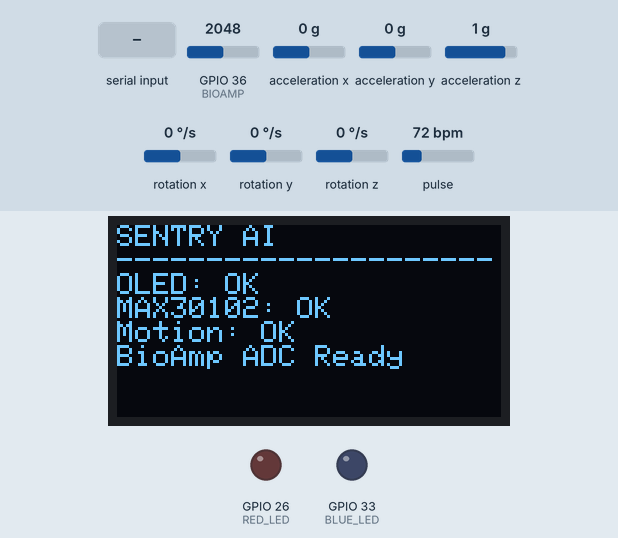
Recording of a sketch running on a simulated ESP32. On the bench: 128×64 one-colour display, output pins drawn as LEDs (lit = HIGH). Wiring (inferred from the names in the program): SSD1306 OLED at I2C address 0x3C; MPU-9250 motion sensor at I2C address 0x68. The test bench sets the inputs (shaded band); at power-on: GPIO 36 (BIOAMP) = 2048, acceleration x 0 g, acceleration y 0 g, acceleration z 1 g, rotation x 0 °/s, rotation y 0 °/s, rotation z 0 °/s, pulse 72 bpm (analog values on the 0–4095 scale). What the sketch prints to the serial monitor is not drawn.

Above: at 1.3 s.
1.4 s: "SENTRY OK\n" received over Serial
At 2.6 s:
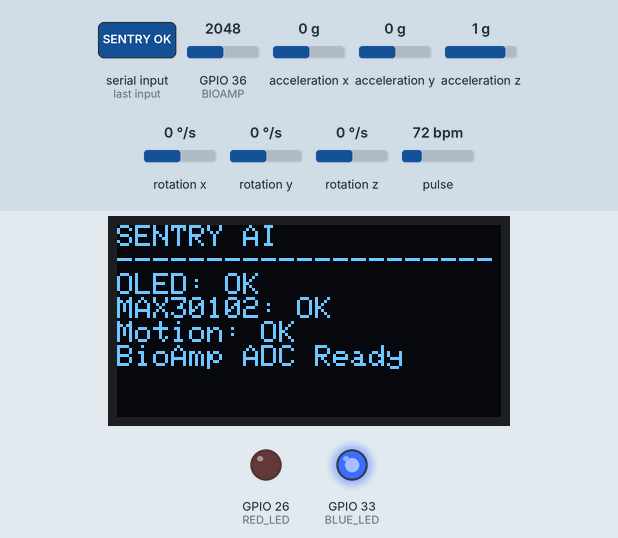
2.9 s: "SENTRY REVIEW\n" received over Serial
At 3.7 s:
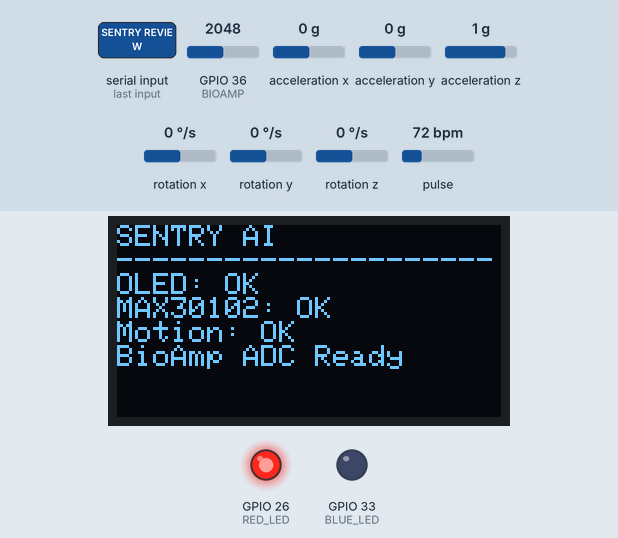
6.5 s: GPIO 36 (BIOAMP) set to 106
8.0 s: GPIO 36 (BIOAMP) set to 93
Timing chart, 0 to 11.0 s (numbered marks = the images above; inputs shaded):
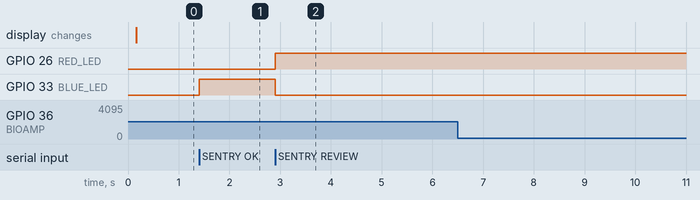

The sketch:

SentryFeedback.ino
```cpp
#include <Wire.h>
#include <Adafruit_GFX.h>
#include <Adafruit_SSD1306.h>
#include "MAX30105.h"
#include "heartRate.h"
#include <math.h>
#include "PulseIntervals.h"

#define MPU_ADDR 0x68
#define BIOAMP 36
#define BUZZER 25
#define RED_LED 26
#define BLUE_LED 33


Adafruit_SSD1306 display(
  128, 64, &Wire, -1, 400000, 400000
);

MAX30105 sensor;

bool oledOK = false;
bool pulseOK = false;
bool motionOK = false;
bool motionReady = false;
bool moving = false;
enum FeedbackState : uint8_t { WAITING, NO_DEVIATION, CHECK_IN };
FeedbackState feedbackState = WAITING;
unsigned long lastFeedback = 0;
constexpr unsigned long FEEDBACK_TIMEOUT = 75000;
char command[24];
uint8_t commandLength = 0;
bool commandOverflow = false;

float bpm = 0;
float acc = 0;
float gyro = 0;

long irValue = 0;
int ecg = 0;

unsigned long lastUpdate = 0;
unsigned long lastMotion = 0;
unsigned long lastECG = 0;

unsigned long sampleCount = 0;
PulseIntervals intervals;
unsigned long fifoDrops = 0;
unsigned long validContactSamples = 0;
uint8_t oledAddress = 0;
uint16_t oledOffset = 1024;
unsigned long lastBeatTime = 0;
unsigned long detectedBeats = 0;
long irMinimum = 0;
long irMaximum = 0;
bool irWindowReady = false;

// I2C device detection
bool deviceFound(byte address) {
  Wire.beginTransmission(address);
  return Wire.endTransmission() == 0;
}

// Write motion sensor register
bool writeReg(byte reg, byte value) {
  Wire.beginTransmission(MPU_ADDR);
  Wire.write(reg);
  Wire.write(value);
  return Wire.endTransmission() == 0;
}

// Read signed 16-bit value
int16_t read16() {
  uint8_t h = Wire.read();
  uint8_t l = Wire.read();
  return (int16_t)((h << 8) | l);
}

// Read motion sensor
bool readMotion() {
  Wire.beginTransmission(MPU_ADDR);
  Wire.write(0x3B);

  if (Wire.endTransmission(false) != 0)
    return false;

  if (Wire.requestFrom((uint8_t)MPU_ADDR,
                       (uint8_t)14) != 14)
    return false;

  float x = read16() / 16384.0 * 9.81;
  float y = read16() / 16384.0 * 9.81;
  float z = read16() / 16384.0 * 9.81;

  read16(); // Skip temperature

  float gx = read16() / 131.0;
  float gy = read16() / 131.0;
  float gz = read16() / 131.0;

  acc = sqrt(x*x + y*y + z*z);
  gyro = sqrt(gx*gx + gy*gy + gz*gz);

  moving = fabs(acc - 9.81) > 1.5 ||
           gyro > 20.0;

  return true;
}

// Only current host assessments drive the indicators in this build.
void setFeedback(FeedbackState state) {
  feedbackState = state;
  digitalWrite(RED_LED, state == CHECK_IN ? HIGH : LOW);
  digitalWrite(BLUE_LED, state == NO_DEVIATION ? HIGH : LOW);
}

void pollFeedback() {
  for (uint8_t count = 0; count < 16 && Serial.available(); ++count) {
    const char byte = Serial.read();
    if (byte == '\n') {
      command[commandLength] = '\0';
      if (!commandOverflow) {
        if (strcmp(command, "SENTRY WAIT") == 0) setFeedback(WAITING);
        if (strcmp(command, "SENTRY OK") == 0) {
          setFeedback(NO_DEVIATION);
          lastFeedback = millis();
        }
        if (strcmp(command, "SENTRY REVIEW") == 0) {
          setFeedback(CHECK_IN);
          lastFeedback = millis();
        }
      }
      commandLength = 0;
      commandOverflow = false;
    } else if (commandLength < sizeof(command) - 1) {
      command[commandLength++] = byte;
    } else {
      commandOverflow = true;
    }
  }
  if (feedbackState != WAITING && millis() - lastFeedback > FEEDBACK_TIMEOUT)
    setFeedback(WAITING);
}

void setup() {
  Serial.begin(115200);
  Wire.begin(21, 22, 400000);

  pinMode(RED_LED, OUTPUT);
  pinMode(BLUE_LED, OUTPUT);

  pinMode(BUZZER, INPUT);

  pinMode(BIOAMP, INPUT);
  analogReadResolution(12);
  analogSetPinAttenuation(BIOAMP, ADC_11db);

  setFeedback(WAITING);

  // Initialize OLED
  if (deviceFound(0x3C)) {
    oledAddress = 0x3C;
    oledOK = display.begin(SSD1306_SWITCHCAPVCC, oledAddress, true, false);
  }
  else if (deviceFound(0x3D)) {
    oledAddress = 0x3D;
    oledOK = display.begin(SSD1306_SWITCHCAPVCC, oledAddress, true, false);
  }

  // Initialize MAX30102
  pulseOK = sensor.begin(Wire, I2C_SPEED_FAST);

  if (pulseOK) {
    sensor.setup(30, 1, 2, 100, 411, 4096);
    sensor.setPulseAmplitudeRed(0x0A);
    sensor.setPulseAmplitudeIR(0x1F);
  }

  // Initialize MPU6500-compatible sensor
  motionReady = writeReg(0x6B, 0x00);
  delay(100);

  motionReady = writeReg(0x6C, 0x00) && motionReady;
  motionReady = writeReg(0x1C, 0x00) && motionReady;
  motionReady = writeReg(0x1B, 0x00) && motionReady;

  if (motionReady)
    motionOK = readMotion();

  Serial.println("SENTRY AI");
  Serial.println("----------------------");

  Serial.print("OLED: ");
  Serial.println(oledOK ? "OK" : "FAILED");

  Serial.print("MAX30102: ");
  Serial.println(pulseOK ? "OK" : "FAILED");

  Serial.print("Motion Sensor: ");
  Serial.println(motionOK ? "OK" : "FAILED");

  Serial.println("BioAmp ADC: Ready");

  Serial.println("Buzzer: Disabled");

  if (oledOK) {
    display.clearDisplay();
    display.setTextSize(1);
    display.setTextColor(SSD1306_WHITE);
    display.setCursor(0, 0);

    display.println("SENTRY AI");
    display.println("---------------------");

    display.print("OLED: ");
    display.println("OK");

    display.print("MAX30102: ");
    display.println(pulseOK ? "OK" : "FAIL");

    display.print("Motion: ");
    display.println(motionOK ? "OK" : "FAIL");

    display.println("BioAmp ADC Ready");
    display.display();
  }

  if (pulseOK)
    sensor.clearFIFO();

}

// Set an explicit page/column range for each chunk. Each write returns
// control to the optical polling loop before the next display chunk.
void sendOledChunk() {
  if (!oledOK || oledOffset >= 1024) return;
  const uint8_t page = oledOffset / 128;
  const uint8_t column = oledOffset % 128;
  Wire.beginTransmission(oledAddress);
  Wire.write(0x00);
  const uint8_t address[] = {0x21, column, uint8_t(column + 15), 0x22, page, page};
  Wire.write(address, sizeof(address));
  if (Wire.endTransmission() != 0) {
    oledOffset = 1024;
    return;
  }
  Wire.beginTransmission(oledAddress);
  Wire.write(0x40);
  Wire.write(display.getBuffer() + oledOffset, 16);
  if (Wire.endTransmission() == 0) oledOffset += 16;
  else oledOffset = 1024;
}

void invalidatePulse() {
  bpm = 0;
  validContactSamples = 0;
  intervals.reset();
}

void pollPulse() {
  if (!pulseOK) return;
  const uint16_t received = sensor.check();
  if (received >= 4) {
    while (sensor.available()) sensor.nextSample();
    ++fifoDrops;
    invalidatePulse();
    intervals.state = "FIFO_LOSS";
    return;
  }
  while (sensor.available()) {
    sensor.nextSample();
    irValue = sensor.getFIFOIR();
    ++sampleCount;
    if (!irWindowReady) {
      irMinimum = irMaximum = irValue;
      irWindowReady = true;
    }
    if (irValue < irMinimum) irMinimum = irValue;
    if (irValue > irMaximum) irMaximum = irValue;
    const bool beat = checkForBeat(irValue);
    if (irValue < 50000 || irValue > 250000) {
      invalidatePulse();
      intervals.state = "CONTACT_RANGE";
      continue;
    }
    if (validContactSamples < 100) ++validContactSamples;
    if (beat && validContactSamples >= 100) {
      ++detectedBeats;
      bpm = intervals.observe(sampleCount);
      lastBeatTime = millis();
    }
  }
  if (validContactSamples >= 100 && millis() - lastBeatTime > 3000) {
    intervals.state = "DETECTOR_TIMEOUT";
    bpm = 0;
    intervals.reset();
  }
}

void loop() {
  pollPulse();
  sendOledChunk();

  // 2. Read BioAmp raw test signal
  if (millis() - lastECG >= 4) {
    lastECG = millis();
    ecg = analogRead(BIOAMP);
  }

  // 3. Read motion sensor
  if (motionReady &&
      millis() - lastMotion >= 100) {

    lastMotion = millis();
    motionOK = readMotion();
  }

  pollFeedback();

  // 5. Update OLED and Serial Monitor
  if (millis() - lastUpdate >= 500) {

    lastUpdate = millis();

    if (oledOK && oledOffset >= 1024) {

      display.clearDisplay();
      display.setTextSize(1);
      display.setTextColor(SSD1306_WHITE);

      display.setCursor(0, 0);
      display.println("SENTRY AI");

      display.drawLine(0, 10, 127, 10,
                       SSD1306_WHITE);

      // Heart rate
      display.setCursor(0, 14);
      display.print("HR: ");

      if (!pulseOK)
        display.println("ERROR");
      else if (irValue < 50000)
        display.println("Place Finger");
      else if (irValue > 250000)
        display.println("Adjust Finger");
      else if (bpm == 0)
        display.println("Measuring...");
      else {
        display.print(bpm, 0);
        display.println(" BPM");
      }

      // Motion
      display.setCursor(0, 24);
      display.print("Motion: ");

      if (!motionOK)
        display.println("ERROR");
      else
        display.println(moving ? "MOVING" : "STILL");

      // Acceleration
      display.setCursor(0, 34);
      display.print("ACC: ");

      if (motionOK) {
        display.print(acc, 2);
        display.println(" m/s2");
      } else {
        display.println("N/A");
      }

      // BioAmp raw reading
      display.setCursor(0, 44);
      display.print("ECG ADC: ");
      display.println(ecg);

      // Host assessment status
      display.setCursor(0, 54);
      display.println(feedbackState == CHECK_IN ? "REVIEW CHECK-IN" :
                      feedbackState == NO_DEVIATION ? "AI: NO DEVIATION" : "AI: WAITING");

      oledOffset = 0;
    }

    // Serial Monitor output
    Serial.print("BPM: ");

    if (pulseOK && bpm > 0)
      Serial.print(bpm);
    else
      Serial.print("N/A");

    Serial.print(" | IR: ");
    Serial.print(irValue);

    Serial.print(" | ACC: ");

    if (motionOK)
      Serial.print(acc);
    else
      Serial.print("N/A");

    Serial.print(" | Motion: ");

    if (!motionOK)
      Serial.print("ERROR");
    else
      Serial.print(moving ? "MOVING" : "STILL");

    Serial.print(" | ECG ADC: ");
    Serial.print(ecg);

    Serial.print(" | Red: ");
    Serial.print(feedbackState == CHECK_IN ? "ON" : "OFF");

    Serial.print(" | Blue: ");
    Serial.print(feedbackState == NO_DEVIATION ? "ON" : "OFF");

    Serial.print(" | Buzzer: ");

    Serial.print("DISABLED");
    Serial.print(" | FIFO Drops: ");
    Serial.print(fifoDrops);
    Serial.print(" | Pulse State: ");
    Serial.print(intervals.state);
    Serial.print(" | IR Span: ");
    Serial.print(irWindowReady ? irMaximum - irMinimum : 0);
    irWindowReady = false;
    Serial.print(" | Beats: ");
    Serial.print(detectedBeats);
    Serial.print(" | Interval Samples: ");
    Serial.print(intervals.lastInterval);
    Serial.print(" | Early: ");
    Serial.print(intervals.early);
    Serial.print(" | Late: ");
    Serial.print(intervals.late);
    Serial.print(" | Inconsistent: ");
    Serial.println(intervals.inconsistent);
  }
}
```

PulseIntervals.h
```cpp
#pragma once
#include <stdint.h>

// Experimental bench display gate for a 100 Hz sample stream.
class PulseIntervals {
 public:
  void reset() {
    hasBeat = false;
    count = 0;
    next = 0;
  }

  const char* state = "WAITING";
  uint32_t lastInterval = 0;
  uint32_t early = 0;
  uint32_t late = 0;
  uint32_t inconsistent = 0;

  float observe(uint32_t sample) {
    if (!hasBeat) {
      state = "FIRST_BEAT";
      hasBeat = true;
      last = sample;
      return 0;
    }
    const uint32_t interval = sample - last;
    lastInterval = interval;
    if (interval < 28) {
      ++early;
      state = "EARLY_TRIGGER";
      return current();
    }
    last = sample;
    if (interval > 200) {
      ++late;
      state = "LATE_INTERVAL";
      count = 0;
      next = 0;
      return 0;
    }
    values[next] = interval;
    next = (next + 1) % 3;
    if (count < 3) ++count;
    const float result = current();
    if (count < 3) state = "COLLECTING";
    else if (result > 0) state = "CONSISTENT";
    else {
      ++inconsistent;
      state = "INCONSISTENT";
    }
    return result;
  }

 private:
  float current() const {
    if (count < 3) return 0;
    uint32_t low = values[0], high = values[0];
    for (uint8_t i = 1; i < 3; ++i) {
      if (values[i] < low) low = values[i];
      if (values[i] > high) high = values[i];
    }
    const uint32_t median = values[0] + values[1] + values[2] - low - high;
    if ((high - low) * 5 > median) return 0;
    return 6000.0f / median;
  }

  bool hasBeat = false;
  uint8_t count = 0;
  uint8_t next = 0;
  uint32_t last = 0;
  uint32_t values[3] = {};
};
```

Measured:
- after the input at 1.4 s, GPIO 33 (BLUE_LED): LOW → HIGH at once
- after the input at 2.9 s, GPIO 26 (RED_LED): LOW → HIGH at once; GPIO 33 (BLUE_LED): HIGH → LOW at once
- after the input at 6.5 s, every drawn part: stays the same
- after the input at 8.0 s, every drawn part: stays the same
